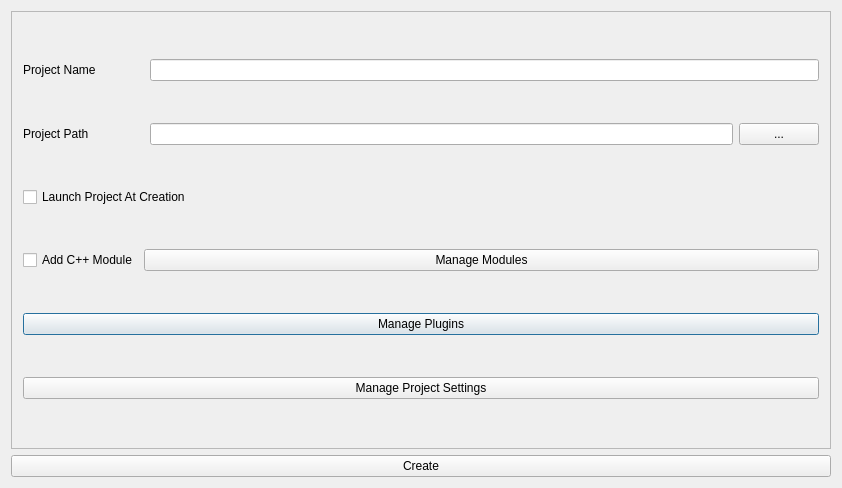
<?xml version="1.0" encoding="UTF-8"?>
<ui version="4.0">
 <class>CreateProjectWindowClass</class>
 <widget class="QDialog" name="CreateProjectWindowClass">
  <property name="geometry">
   <rect>
    <x>0</x>
    <y>0</y>
    <width>842</width>
    <height>488</height>
   </rect>
  </property>
  <property name="windowTitle">
   <string>CreateProjectWindow</string>
  </property>
  <layout class="QGridLayout" name="gridLayout">
   <item row="1" column="1">
    <widget class="QPushButton" name="createButton">
     <property name="text">
      <string>Create</string>
     </property>
     <property name="autoDefault">
      <bool>false</bool>
     </property>
    </widget>
   </item>
   <item row="0" column="1">
    <widget class="QFrame" name="frame">
     <property name="frameShape">
      <enum>QFrame::StyledPanel</enum>
     </property>
     <property name="frameShadow">
      <enum>QFrame::Raised</enum>
     </property>
     <layout class="QGridLayout" name="gridLayout_2">
      <item row="1" column="3">
       <widget class="QLineEdit" name="pathLineEdit">
        <property name="readOnly">
         <bool>false</bool>
        </property>
       </widget>
      </item>
      <item row="3" column="1" colspan="3">
       <widget class="QCheckBox" name="startProjectCheckBox">
        <property name="text">
         <string>Launch Project At Creation</string>
        </property>
       </widget>
      </item>
      <item row="0" column="3" colspan="2">
       <widget class="QLineEdit" name="projectNameEdit">
        <property name="focusPolicy">
         <enum>Qt::ClickFocus</enum>
        </property>
        <property name="maxLength">
         <number>20</number>
        </property>
       </widget>
      </item>
      <item row="4" column="1">
       <widget class="QCheckBox" name="CodeModuleCheckBox">
        <property name="text">
         <string>Add C++ Module</string>
        </property>
       </widget>
      </item>
      <item row="1" column="1">
       <widget class="QLabel" name="label">
        <property name="text">
         <string>Project Path</string>
        </property>
       </widget>
      </item>
      <item row="5" column="1" colspan="4">
       <widget class="QPushButton" name="managePluginsButton">
        <property name="text">
         <string>Manage Plugins</string>
        </property>
       </widget>
      </item>
      <item row="6" column="1" colspan="4">
       <widget class="QPushButton" name="settingsButton">
        <property name="text">
         <string>Manage Project Settings</string>
        </property>
        <property name="autoDefault">
         <bool>false</bool>
        </property>
       </widget>
      </item>
      <item row="1" column="4">
       <widget class="QPushButton" name="selectPathButton">
        <property name="sizePolicy">
         <sizepolicy hsizetype="Maximum" vsizetype="Fixed">
          <horstretch>0</horstretch>
          <verstretch>0</verstretch>
         </sizepolicy>
        </property>
        <property name="focusPolicy">
         <enum>Qt::ClickFocus</enum>
        </property>
        <property name="text">
         <string>...</string>
        </property>
        <property name="autoRepeatDelay">
         <number>300</number>
        </property>
        <property name="autoDefault">
         <bool>false</bool>
        </property>
        <property name="default">
         <bool>false</bool>
        </property>
        <property name="flat">
         <bool>false</bool>
        </property>
       </widget>
      </item>
      <item row="0" column="1">
       <widget class="QLabel" name="label_2">
        <property name="text">
         <string>Project Name</string>
        </property>
       </widget>
      </item>
      <item row="4" column="2" colspan="3">
       <widget class="QPushButton" name="manageModulesButton">
        <property name="text">
         <string>Manage Modules</string>
        </property>
       </widget>
      </item>
     </layout>
    </widget>
   </item>
  </layout>
 </widget>
 <layoutdefault spacing="6" margin="11"/>
 <resources/>
 <connections/>
</ui>
